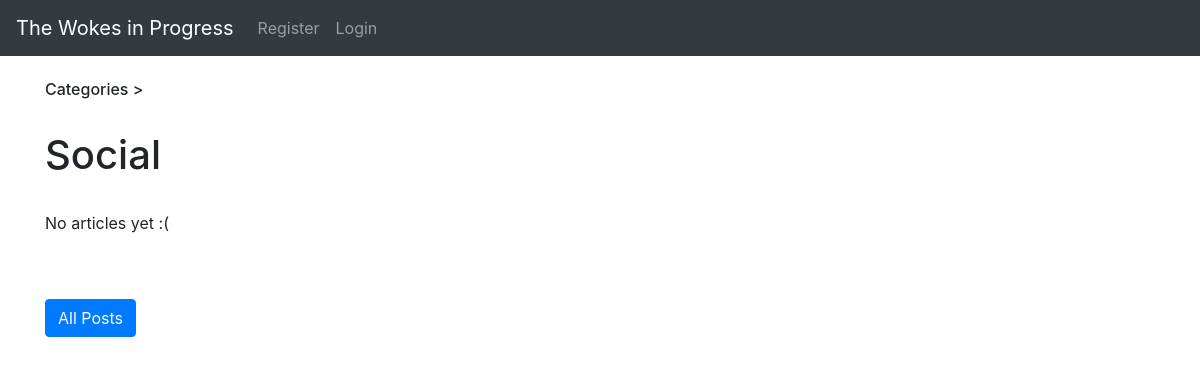
The app's page /category/social/, older data.
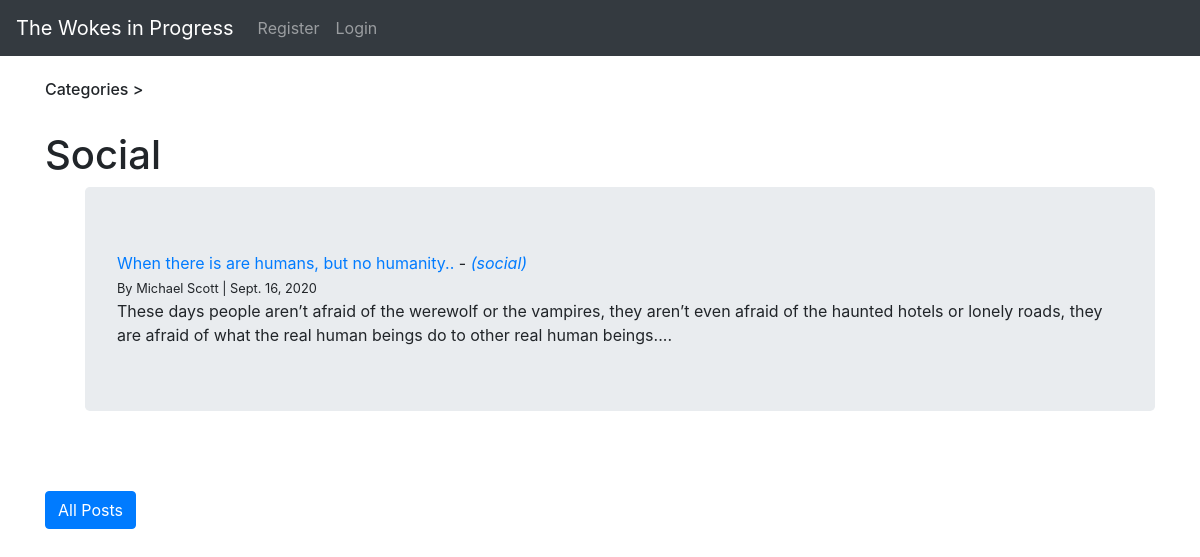
The same page, newer data.
### blog/models.py (models this page shows, shortened)
class Post(models.Model):
    title = models.CharField(max_length=255)
    author = models.ForeignKey(User, on_delete=models.CASCADE)
    body = RichTextField(blank=True, null=True)
    article_snippet = models.CharField(max_length=255)
    post_date = models.DateField(auto_now_add=True)
    category = models.CharField(max_length=255, default='uncategorized')
    likes = models.ManyToManyField(User, related_name='blog_posts_likes')

### blog/views.py (the view)
# urls.py: path('category/<str:cat>/', CategoryView, name='category'),
def CategoryView(request, cat):
    cat_list = Post.objects.filter(category=cat.replace('-', ' '))
    return render(request, 'category.html', {'cat': cat.title().replace('-', ' '), 'cat_list': cat_list})

### blog/templates/category.html
{% extends 'base.html'  %}
{% block content %}
<h6>Categories ></h6><br>
<h1>{{ cat }}</h1>
{% if cat_list %}
    <ul style="list-style-type: none;">
    {% for post in cat_list %}
        <div class="jumbotron">
            <li><a href="{% url 'full-article' post.pk %}">{{post.title}}</a> -
            <i><a href="{% url 'category' post.category|slugify %}">({{ post.category }})</a></i><br>
            <small>By {{post.author.first_name}} {{post.author.last_name}} | {{ post.post_date}}</small><br>
            {{post.article_snippet}}...</li>
        </div>
    {% endfor %}
    </ul>
{% else %}
    <br>
    <p>No articles yet :(</p>
{% endif %}
<br>
<br>
<a href="{% url 'home' %}" class="btn btn-primary">All Posts</a>
{% endblock %}

Row changes from the older to the newer data that the page shows:
added Post: category "Social", title "When there is are humans, but no humanity..", category "social", author.first_name "Michael", author.last_name "Scott", post_date "Sept. 16, 2020", article_snippet "These days people aren’t afraid of the werewolf or the vampires, they aren’t even afraid of the haunted hotels or lonely roads, they are afraid of what the real human beings do to other real human beings."
Text that changed along with them:
{{ cat }}: "Social" → (not shown)
text no longer shown: "No articles yet :("
